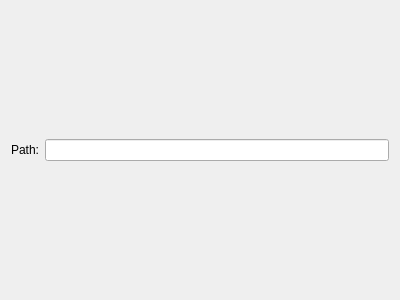
<?xml version="1.0" encoding="UTF-8"?>
<ui version="4.0">
 <class>EditorConfigPage</class>
 <widget class="QWizardPage" name="EditorConfigPage">
  <property name="geometry">
   <rect>
    <x>0</x>
    <y>0</y>
    <width>400</width>
    <height>300</height>
   </rect>
  </property>
  <property name="windowTitle">
   <string>Form</string>
  </property>
  <property name="title">
   <string>Path</string>
  </property>
  <attribute name="pageId">
   <string notr="true">0</string>
  </attribute>
  <layout class="QHBoxLayout" name="horizontalLayout">
   <item>
    <widget class="QLabel" name="label">
     <property name="text">
      <string>&lt;html&gt;&lt;head/&gt;&lt;body&gt;&lt;p&gt;Path:&lt;/p&gt;&lt;/body&gt;&lt;/html&gt;</string>
     </property>
    </widget>
   </item>
   <item>
    <widget class="QLineEdit" name="path">
     <property name="enabled">
      <bool>true</bool>
     </property>
     <property name="readOnly">
      <bool>true</bool>
     </property>
    </widget>
   </item>
  </layout>
 </widget>
 <resources/>
 <connections/>
</ui>
